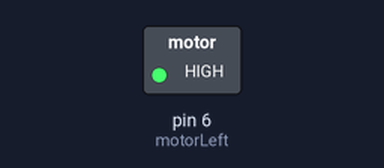
The sketch below on a simulated Arduino Uno, built with avr-gcc and run on an emulated ATmega328P. Shown: switched loads named in the sketch (green lamp = pin HIGH).

Above: at 0.1 s.
Timing chart, 0 to 1.6 s (numbered marks = the images above):
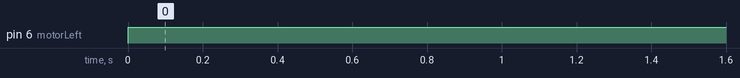

Measured:
- by itself, pin 6 (motorLeft): LOW → HIGH at 0.00 s

The sketch:

SimpleControl.ino
```cpp
int motorLeft = 6;
void setup() {
  // put your setup code here, to run once:
  //pinMode(motorLeft, OUTPUT);
  //analogWrite(motorLeft, 255);
}

void loop() {
  analogWrite(motorLeft, 255);
  // put your main code here, to run repeatedly:
//  digitalWrite(motorLeft, HIGH);
//  delay(1000);
//  digitalWrite(motorLeft, LOW);
//  delay(1000);
}
```
